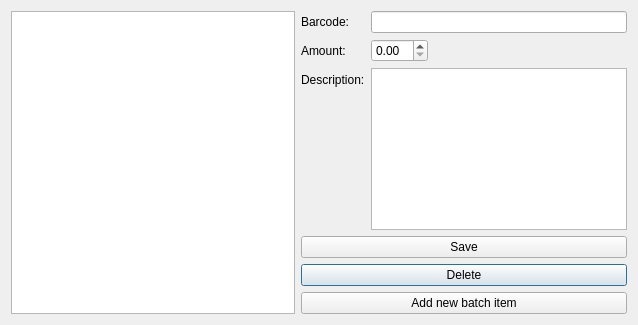
<?xml version="1.0" encoding="UTF-8"?>
<ui version="4.0">
 <class>DialogWareHouseItemsBatchItems</class>
 <widget class="QDialog" name="DialogWareHouseItemsBatchItems">
  <property name="geometry">
   <rect>
    <x>0</x>
    <y>0</y>
    <width>638</width>
    <height>325</height>
   </rect>
  </property>
  <property name="windowTitle">
   <string>Add new batch item</string>
  </property>
  <layout class="QGridLayout" name="gridLayout">
   <item row="0" column="1" rowspan="2" colspan="2">
    <layout class="QFormLayout" name="formLayout">
     <property name="fieldGrowthPolicy">
      <enum>QFormLayout::ExpandingFieldsGrow</enum>
     </property>
     <item row="0" column="0">
      <widget class="QLabel" name="barcodeLabel">
       <property name="text">
        <string>Barcode:</string>
       </property>
      </widget>
     </item>
     <item row="0" column="1">
      <widget class="BarcodeLineEdit" name="barcodeLineEdit"/>
     </item>
     <item row="1" column="0">
      <widget class="QLabel" name="amountLabel">
       <property name="text">
        <string>Amount:</string>
       </property>
      </widget>
     </item>
     <item row="1" column="1">
      <widget class="QDoubleSpinBox" name="amountDoubleSpinBox"/>
     </item>
     <item row="2" column="0">
      <widget class="QLabel" name="descriptionLabel">
       <property name="text">
        <string>Description:</string>
       </property>
      </widget>
     </item>
     <item row="2" column="1">
      <widget class="QTextEdit" name="descriptionTextEdit">
       <property name="tabChangesFocus">
        <bool>true</bool>
       </property>
      </widget>
     </item>
    </layout>
   </item>
   <item row="3" column="1" colspan="2">
    <widget class="QPushButton" name="pushButtonDelete">
     <property name="text">
      <string>Delete</string>
     </property>
     <property name="icon">
      <iconset resource="icons/icons.qrc">
       <normaloff>:/images/list-remove.svg</normaloff>:/images/list-remove.svg</iconset>
     </property>
     <property name="shortcut">
      <string>Del</string>
     </property>
    </widget>
   </item>
   <item row="2" column="1" colspan="2">
    <widget class="QPushButton" name="pushButtonSave">
     <property name="text">
      <string>Save</string>
     </property>
     <property name="icon">
      <iconset resource="icons/icons.qrc">
       <normaloff>:/images/document-save.svg</normaloff>:/images/document-save.svg</iconset>
     </property>
     <property name="shortcut">
      <string>Ctrl+S</string>
     </property>
    </widget>
   </item>
   <item row="0" column="0" rowspan="5">
    <widget class="QTableView" name="tableView"/>
   </item>
   <item row="4" column="1" colspan="2">
    <widget class="QPushButton" name="pushButtonAdNew">
     <property name="text">
      <string>Add new batch item</string>
     </property>
     <property name="icon">
      <iconset resource="icons/icons.qrc">
       <normaloff>:/images/list-add.svg</normaloff>:/images/list-add.svg</iconset>
     </property>
     <property name="shortcut">
      <string>Ctrl+N</string>
     </property>
    </widget>
   </item>
  </layout>
 </widget>
 <customwidgets>
  <customwidget>
   <class>BarcodeLineEdit</class>
   <extends>QLineEdit</extends>
   <header>barcodelineedit.h</header>
  </customwidget>
 </customwidgets>
 <tabstops>
  <tabstop>barcodeLineEdit</tabstop>
  <tabstop>amountDoubleSpinBox</tabstop>
  <tabstop>descriptionTextEdit</tabstop>
  <tabstop>pushButtonSave</tabstop>
  <tabstop>pushButtonDelete</tabstop>
  <tabstop>pushButtonAdNew</tabstop>
  <tabstop>tableView</tabstop>
 </tabstops>
 <resources>
  <include location="icons/icons.qrc"/>
 </resources>
 <connections/>
</ui>
